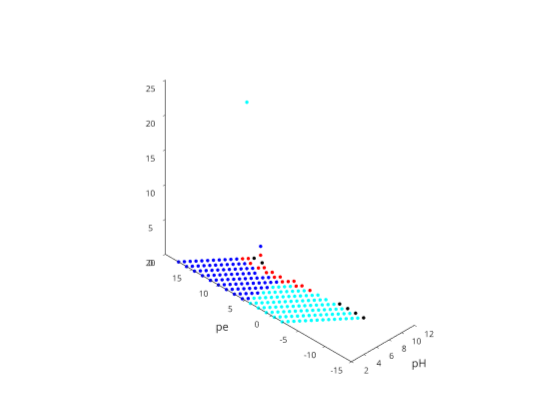

Source (notebook cell):
### Code cell
graphics_toolkit ("plotly"); 
%power=HFO*10;

pHvector=reshape(pHmatrix,1,[]);
pevector=reshape(pematrix,1,[]);
threshold=1e-16;
HFOvector=reshape(HFO,1,[]); HFOvector(HFOvector<threshold)=NaN;
struvitevector=reshape(struvite,1,[]); struvitevector(struvitevector<threshold)=NaN;
strengitevector=reshape(strengite,1,[]); strengitevector(strengitevector<threshold)=NaN;
vivianitevector=reshape(vivianite,1,[]); vivianitevector(vivianitevector<threshold)=NaN;
HFOPvector=reshape(HFOP,1,[]); HFOPvector(HFOPvector<threshold)=NaN;

plot3(pHvector,pevector,struvitevector,'ro')
hold on
plot3(pHvector,pevector,strengitevector,'bo')
plot3(pHvector,pevector,2*vivianitevector,'co')
plot3(pHvector,pevector,HFOPvector,'ko')

xlabel('pH'); ylabel('pe')

%scatter3(pHvector,pevector,HFOvector,10,HFOvector)
%colormap('winter')
%colorbar
%view([0 90])

### Figure 1 — Plotly figure (JSON) as saved in the notebook; plotly's stock layout.template omitted (floating-point values rounded to 4 significant figures; data arrays with more than 128 entries replaced by an {"elided": "..."} marker saying what was removed)
{"data": [{"line": {"color": "rgb(255,0,0)", "width": 1.5}, "marker": {"color": "rgb(255,0,0)", "line": {"color": "rgb(255,0,0)"}, "size": 2, "symbol": "circle"}, "mode": "markers", "name": "", "scene": "scene", "showlegend": false, "type": "scatter3d", "visibility": true, "x": {"elided": "294 float values"}, "y": {"elided": "294 float values"}, "z": {"elided": "294 float values"}}, {"line": {"color": "rgb(0,0,255)", "width": 1.5}, "marker": {"color": "rgb(0,0,255)", "line": {"color": "rgb(0,0,255)"}, "size": 2, "symbol": "circle"}, "mode": "markers", "name": "", "scene": "scene", "showlegend": false, "type": "scatter3d", "visibility": true, "x": {"elided": "294 float values"}, "y": {"elided": "294 float values"}, "z": {"elided": "294 float values"}}, {"line": {"color": "rgb(0,255,255)", "width": 1.5}, "marker": {"color": "rgb(0,255,255)", "line": {"color": "rgb(0,255,255)"}, "size": 2, "symbol": "circle"}, "mode": "markers", "name": "", "scene": "scene", "showlegend": false, "type": "scatter3d", "visibility": true, "x": {"elided": "294 float values"}, "y": {"elided": "294 float values"}, "z": {"elided": "294 float values"}}, {"line": {"color": "rgb(0,0,0)", "width": 1.5}, "marker": {"color": "rgb(0,0,0)", "line": {"color": "rgb(0,0,0)"}, "size": 2, "symbol": "circle"}, "mode": "markers", "name": "", "scene": "scene", "showlegend": false, "type": "scatter3d", "visibility": true, "x": {"elided": "294 float values"}, "y": {"elided": "294 float values"}, "z": {"elided": "294 float values"}}], "layout": {"height": 420, "hovermode": "closest", "margin": {"b": 0, "l": 0, "r": 0, "t": 0}, "plot_bgcolor": "rgba(0,0,0,0)", "scene": {"camera": {"projection": {"type": "orthographic"}}, "domain": {"x": [0.13, 0.905], "y": [0.11, 0.925]}, "xaxis": {"autorange": false, "exponentformat": "none", "gridcolor": "", "gridwidth": 1.5, "linecolor": "rgb(38,38,38)", "linewidth": 1.5, "mirror": false, "range": [12, 2], "showgrid": false, "showline": true, "side": "bottom", "spikedash": "solid", "spikemode": "across", "spikesides": false, "spikethickness": 1, "tickangle": 0, "tickcolor": "rgb(38,38,38)", "tickfont": {"color": "rgb(38,38,38)", "size": 10}, "ticklen": 3, "ticks": "outside", "ticktext": ["2", "4", "6", "8", "10", "12"], "tickvals": [2, 4, 6, 8, 10, 12], "title": {"font": {"color": "rgb(38,38,38)", "size": 11}, "text": "pH"}, "type": "linear", "visible": true, "zeroline": false}, "yaxis": {"autorange": false, "exponentformat": "none", "gridcolor": "", "gridwidth": 1.5, "linecolor": "rgb(38,38,38)", "linewidth": 1.5, "mirror": false, "range": [20, -15], "showgrid": false, "showline": true, "side": "left", "spikedash": "solid", "spikemode": "across", "spikesides": false, "spikethickness": 1, "tickangle": 0, "tickcolor": "rgb(38,38,38)", "tickfont": {"color": "rgb(38,38,38)", "size": 10}, "ticklen": 3, "ticks": "outside", "ticktext": ["-15", "-10", "-5", "0", "5", "10", "15", "20"], "tickvals": [-15, -10, -5, 0, 5, 10, 15, 20], "title": {"font": {"color": "rgb(38,38,38)", "size": 11}, "text": "pe"}, "type": "linear", "visible": true, "zeroline": false}, "zaxis": {"autorange": false, "exponentformat": "none", "gridcolor": "", "gridwidth": 1.5, "linecolor": "rgb(38,38,38)", "linewidth": 1.5, "mirror": false, "range": [0, 25], "showgrid": false, "showline": true, "side": "none", "spikedash": "solid", "spikemode": "across", "spikesides": false, "spikethickness": 1, "tickangle": 0, "tickcolor": "rgb(38,38,38)", "tickfont": {"color": "rgb(38,38,38)", "size": 10}, "ticklen": 3, "ticks": "outside", "ticktext": ["0", "5", "10", "15", "20", "25"], "tickvals": [0, 5, 10, 15, 20, 25], "title": {"font": {"color": "rgb(0,0,0)", "size": 11}, "text": ""}, "type": "linear", "visible": true, "zeroline": false}}, "showlegend": false, "width": 560}}
